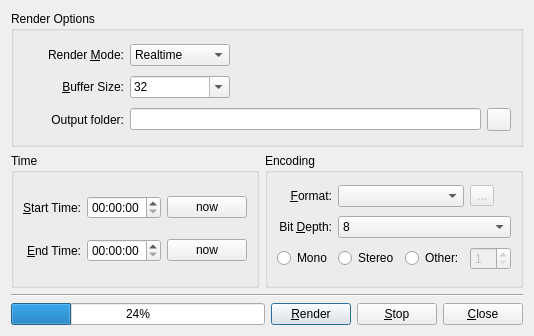
<?xml version="1.0" encoding="UTF-8"?>
<ui version="4.0">
 <class>RenderW</class>
 <widget class="QDialog" name="RenderW">
  <property name="geometry">
   <rect>
    <x>0</x>
    <y>0</y>
    <width>513</width>
    <height>336</height>
   </rect>
  </property>
  <property name="windowTitle">
   <string>Render</string>
  </property>
  <layout class="QGridLayout" name="gridLayout_3">
   <item row="3" column="0" colspan="2">
    <layout class="QHBoxLayout" name="horizontalLayout_2">
     <item>
      <widget class="QProgressBar" name="progressBar">
       <property name="value">
        <number>24</number>
       </property>
      </widget>
     </item>
     <item>
      <widget class="QPushButton" name="b_render">
       <property name="text">
        <string>&amp;Render</string>
       </property>
       <property name="icon">
        <iconset resource="../../resources/resources.qrc">
         <normaloff>:/16x16/media-record.png</normaloff>:/16x16/media-record.png</iconset>
       </property>
      </widget>
     </item>
     <item>
      <widget class="QPushButton" name="b_stop">
       <property name="text">
        <string>&amp;Stop</string>
       </property>
       <property name="icon">
        <iconset resource="../../resources/resources.qrc">
         <normaloff>:/16x16/media-playback-stop.png</normaloff>:/16x16/media-playback-stop.png</iconset>
       </property>
      </widget>
     </item>
     <item>
      <widget class="QPushButton" name="b_close">
       <property name="text">
        <string>&amp;Close</string>
       </property>
       <property name="icon">
        <iconset resource="../../resources/resources.qrc">
         <normaloff>:/16x16/window-close.png</normaloff>:/16x16/window-close.png</iconset>
       </property>
      </widget>
     </item>
    </layout>
   </item>
   <item row="2" column="0" colspan="2">
    <widget class="Line" name="line">
     <property name="orientation">
      <enum>Qt::Horizontal</enum>
     </property>
    </widget>
   </item>
   <item row="0" column="0" colspan="2">
    <widget class="QGroupBox" name="group_render">
     <property name="title">
      <string>Render Options</string>
     </property>
     <layout class="QGridLayout" name="gridLayout_2">
      <item row="0" column="0">
       <widget class="QLabel" name="label">
        <property name="text">
         <string>Render &amp;Mode:</string>
        </property>
        <property name="alignment">
         <set>Qt::AlignRight|Qt::AlignTrailing|Qt::AlignVCenter</set>
        </property>
        <property name="buddy">
         <cstring>cb_render_mode</cstring>
        </property>
       </widget>
      </item>
      <item row="0" column="1">
       <widget class="QComboBox" name="cb_render_mode">
        <item>
         <property name="text">
          <string>Realtime</string>
         </property>
        </item>
        <item>
         <property name="text">
          <string>Freewheel</string>
         </property>
        </item>
       </widget>
      </item>
      <item row="0" column="2">
       <spacer name="horizontalSpacer">
        <property name="orientation">
         <enum>Qt::Horizontal</enum>
        </property>
        <property name="sizeType">
         <enum>QSizePolicy::Fixed</enum>
        </property>
        <property name="sizeHint" stdset="0">
         <size>
          <width>275</width>
          <height>20</height>
         </size>
        </property>
       </spacer>
      </item>
      <item row="1" column="0">
       <widget class="QLabel" name="label_2">
        <property name="text">
         <string>&amp;Buffer Size:</string>
        </property>
        <property name="alignment">
         <set>Qt::AlignRight|Qt::AlignTrailing|Qt::AlignVCenter</set>
        </property>
        <property name="buddy">
         <cstring>cb_buffer_size</cstring>
        </property>
       </widget>
      </item>
      <item row="1" column="1">
       <widget class="QComboBox" name="cb_buffer_size">
        <property name="editable">
         <bool>true</bool>
        </property>
        <item>
         <property name="text">
          <string>32</string>
         </property>
        </item>
        <item>
         <property name="text">
          <string>64</string>
         </property>
        </item>
        <item>
         <property name="text">
          <string>128</string>
         </property>
        </item>
        <item>
         <property name="text">
          <string>256</string>
         </property>
        </item>
        <item>
         <property name="text">
          <string>512</string>
         </property>
        </item>
        <item>
         <property name="text">
          <string>1024</string>
         </property>
        </item>
        <item>
         <property name="text">
          <string>2048</string>
         </property>
        </item>
        <item>
         <property name="text">
          <string>4096</string>
         </property>
        </item>
        <item>
         <property name="text">
          <string>8192</string>
         </property>
        </item>
       </widget>
      </item>
      <item row="1" column="2">
       <spacer name="horizontalSpacer_2">
        <property name="orientation">
         <enum>Qt::Horizontal</enum>
        </property>
        <property name="sizeType">
         <enum>QSizePolicy::Fixed</enum>
        </property>
        <property name="sizeHint" stdset="0">
         <size>
          <width>275</width>
          <height>20</height>
         </size>
        </property>
       </spacer>
      </item>
      <item row="2" column="0">
       <widget class="QLabel" name="label_3">
        <property name="text">
         <string>Output folder:</string>
        </property>
        <property name="alignment">
         <set>Qt::AlignRight|Qt::AlignTrailing|Qt::AlignVCenter</set>
        </property>
       </widget>
      </item>
      <item row="2" column="1" colspan="2">
       <layout class="QHBoxLayout" name="horizontalLayout">
        <item>
         <widget class="QLineEdit" name="le_folder"/>
        </item>
        <item>
         <widget class="QToolButton" name="b_open">
          <property name="text">
           <string/>
          </property>
          <property name="icon">
           <iconset resource="../../resources/resources.qrc">
            <normaloff>:/16x16/document-open.png</normaloff>:/16x16/document-open.png</iconset>
          </property>
         </widget>
        </item>
       </layout>
      </item>
     </layout>
    </widget>
   </item>
   <item row="1" column="0">
    <widget class="QGroupBox" name="group_time">
     <property name="title">
      <string>Time</string>
     </property>
     <layout class="QGridLayout" name="gridLayout_4">
      <item row="0" column="0">
       <widget class="QLabel" name="label_4">
        <property name="text">
         <string>&amp;Start Time:</string>
        </property>
        <property name="alignment">
         <set>Qt::AlignRight|Qt::AlignTrailing|Qt::AlignVCenter</set>
        </property>
        <property name="buddy">
         <cstring>te_start</cstring>
        </property>
       </widget>
      </item>
      <item row="0" column="1">
       <widget class="QTimeEdit" name="te_start">
        <property name="displayFormat">
         <string>hh:mm:ss</string>
        </property>
       </widget>
      </item>
      <item row="1" column="0">
       <widget class="QLabel" name="label_5">
        <property name="text">
         <string>&amp;End Time:</string>
        </property>
        <property name="alignment">
         <set>Qt::AlignRight|Qt::AlignTrailing|Qt::AlignVCenter</set>
        </property>
        <property name="buddy">
         <cstring>te_end</cstring>
        </property>
       </widget>
      </item>
      <item row="1" column="1">
       <widget class="QTimeEdit" name="te_end">
        <property name="displayFormat">
         <string>hh:mm:ss</string>
        </property>
       </widget>
      </item>
      <item row="0" column="2">
       <widget class="QPushButton" name="b_now_start">
        <property name="text">
         <string>now</string>
        </property>
       </widget>
      </item>
      <item row="1" column="2">
       <widget class="QPushButton" name="b_now_end">
        <property name="text">
         <string>now</string>
        </property>
       </widget>
      </item>
     </layout>
    </widget>
   </item>
   <item row="1" column="1">
    <widget class="QGroupBox" name="group_encoding">
     <property name="title">
      <string>Encoding</string>
     </property>
     <layout class="QGridLayout" name="gridLayout">
      <item row="0" column="0">
       <widget class="QLabel" name="label_6">
        <property name="text">
         <string>&amp;Format:</string>
        </property>
        <property name="alignment">
         <set>Qt::AlignRight|Qt::AlignTrailing|Qt::AlignVCenter</set>
        </property>
        <property name="buddy">
         <cstring>cb_format</cstring>
        </property>
       </widget>
      </item>
      <item row="0" column="1" colspan="2">
       <widget class="QComboBox" name="cb_format"/>
      </item>
      <item row="0" column="3">
       <widget class="QToolButton" name="tb_format">
        <property name="enabled">
         <bool>false</bool>
        </property>
        <property name="text">
         <string>...</string>
        </property>
       </widget>
      </item>
      <item row="1" column="0">
       <widget class="QLabel" name="label_7">
        <property name="text">
         <string>Bit &amp;Depth:</string>
        </property>
        <property name="alignment">
         <set>Qt::AlignRight|Qt::AlignTrailing|Qt::AlignVCenter</set>
        </property>
        <property name="buddy">
         <cstring>cb_depth</cstring>
        </property>
       </widget>
      </item>
      <item row="1" column="1" colspan="3">
       <widget class="QComboBox" name="cb_depth">
        <item>
         <property name="text">
          <string notr="true">8</string>
         </property>
        </item>
        <item>
         <property name="text">
          <string notr="true">16</string>
         </property>
        </item>
        <item>
         <property name="text">
          <string notr="true">24</string>
         </property>
        </item>
        <item>
         <property name="text">
          <string notr="true">32</string>
         </property>
        </item>
        <item>
         <property name="text">
          <string notr="true">Float</string>
         </property>
        </item>
       </widget>
      </item>
      <item row="2" column="0">
       <widget class="QRadioButton" name="rb_mono">
        <property name="text">
         <string>Mono</string>
        </property>
       </widget>
      </item>
      <item row="2" column="1">
       <widget class="QRadioButton" name="rb_stereo">
        <property name="text">
         <string>Stereo</string>
        </property>
       </widget>
      </item>
      <item row="2" column="2">
       <widget class="QRadioButton" name="rb_outro">
        <property name="text">
         <string>Other:</string>
        </property>
       </widget>
      </item>
      <item row="2" column="3">
       <widget class="QSpinBox" name="sb_channels">
        <property name="enabled">
         <bool>false</bool>
        </property>
        <property name="minimum">
         <number>1</number>
        </property>
       </widget>
      </item>
     </layout>
    </widget>
   </item>
  </layout>
 </widget>
 <resources>
  <include location="../../resources/resources.qrc"/>
 </resources>
 <connections>
  <connection>
   <sender>b_close</sender>
   <signal>clicked()</signal>
   <receiver>RenderW</receiver>
   <slot>close()</slot>
   <hints>
    <hint type="sourcelabel">
     <x>465</x>
     <y>343</y>
    </hint>
    <hint type="destinationlabel">
     <x>258</x>
     <y>183</y>
    </hint>
   </hints>
  </connection>
  <connection>
   <sender>rb_outro</sender>
   <signal>toggled(bool)</signal>
   <receiver>sb_channels</receiver>
   <slot>setEnabled(bool)</slot>
   <hints>
    <hint type="sourcelabel">
     <x>405</x>
     <y>259</y>
    </hint>
    <hint type="destinationlabel">
     <x>484</x>
     <y>255</y>
    </hint>
   </hints>
  </connection>
 </connections>
</ui>
